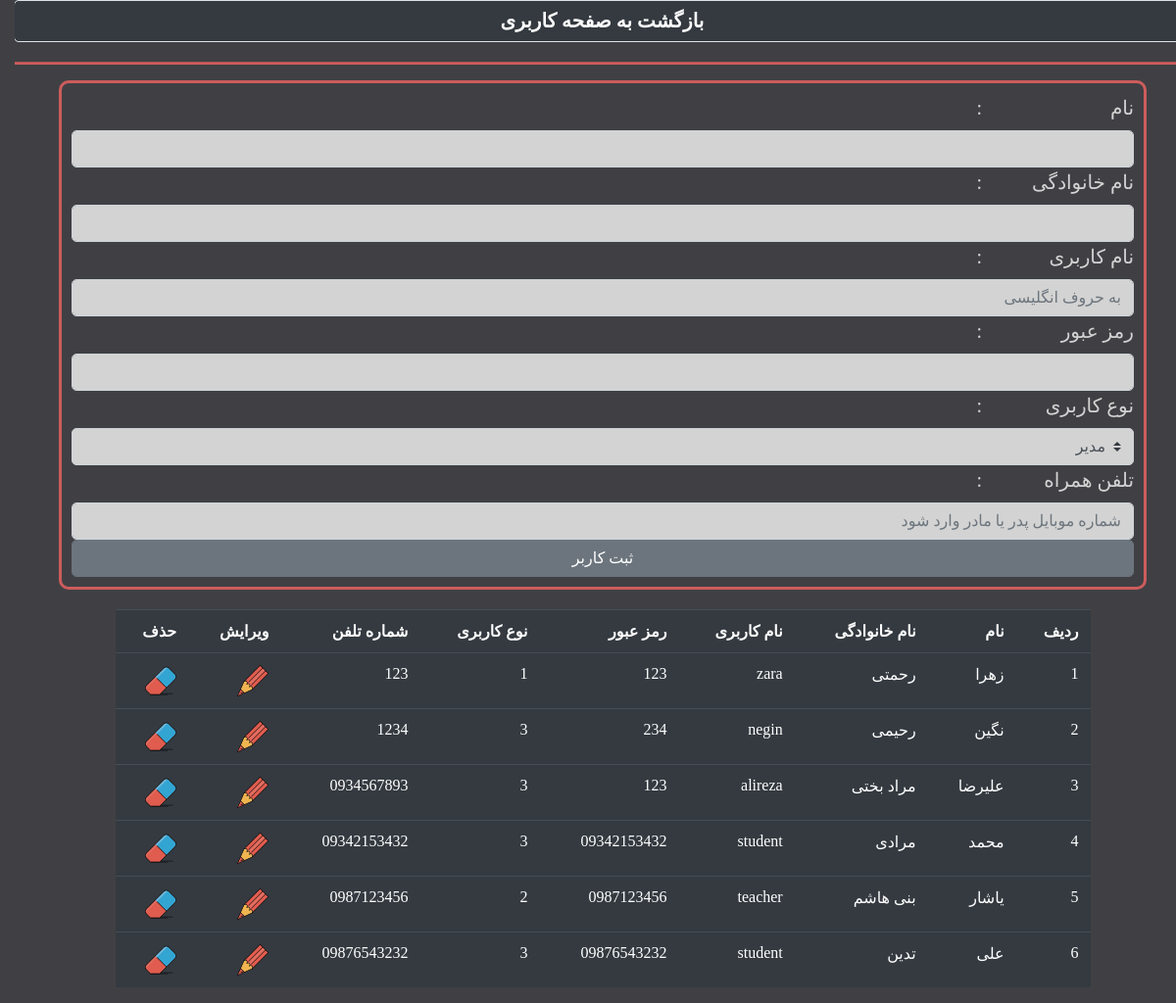
Screenshot of /pages/insertuser.php with the database file from the repository.
### tables this page shows
CREATE TABLE `tbluser` (
  `user_id` int(200) NOT NULL,
  `fname` varchar(100) NOT NULL,
  `lname` varchar(100) NOT NULL,
  `username` varchar(100) NOT NULL,
  `password` varchar(100) NOT NULL,
  `type` int(2) NOT NULL,
  `mobile` varchar(11) NOT NULL
);

### pages/insertuser.php (the view, shortened to what this page needs)
<html>
<head>
    <link href="../css/bootstrap.css" rel="stylesheet">
    <link href="../css/custom.css" rel="stylesheet">
</head>
<body dir="rtl">
<a href="userspanel.php" class="page-link bazgasht" > بازگشت به صفحه کاربری </a><hr>
<div class="container">
<form action="" method="post" id="frm">
    <label >نام</label>
    : <input type="text" name="fname" id="dokme" class="form-control" >
    <label >نام خانوادگی</label>
    : <input type="text" name="lname" id="dokme" class="form-control" >
    <label>نام کاربری</label>
    : <input type="text" name="username" id="dokme" class="form-control" placeholder="به حروف انگلیسی">
    <label>رمز عبور</label>
    : <input type="password" name="password" id="dokme" class="form-control" >
    <label>نوع کاربری</label>
    : <select name="noe_karbari" id="dokme" class="form-control custom-select">
        <option value="1">مدیر</option>
    </select>
    <label>تلفن همراه</label>
    : <input type="number" name="mobile" class="form-control " id="dokme" placeholder="شماره موبایل پدر یا مادر وارد شود">
     <input type="submit" name="submit_user" value="ثبت کاربر" class="btn btn-secondary form-control" id="sub">
</form>
</div>
<div class="row">
    <div class="col-md-1"></div>
    <div class="col-md-10">
<table dir="rtl" class="table table-dark">
    <tr>
        <th>ردیف</th>
        <th>نام</th>
        <th>نام خانوادگی</th>
        <th>نام کاربری</th>
        <th>رمز عبور</th>
        <th>نوع کاربری</th>
        <th>شماره تلفن</th>
        <th>ویرایش</th>
        <th>حذف</th>
    </tr>
<?php
include '../funcs/connection.php';
$sql_select = "select * from tbluser";
$sql_select_pre = $db->prepare($sql_select);
$sql_select_pre->execute();
$i = 1;
while ($row = $sql_select_pre->fetch(PDO::FETCH_ASSOC)) {
    echo ' <tr>
       <td>'.$i.'</td>
        <td>'.$row['fname'].'</td>
        <td>'.$row['lname'].'</td>
        <td>'.$row['username'].'</td>
        <td>'.$row['password'].'</td>
        <td>'.$row['type'].'</td>
        <td>'.$row['mobile'].'</td>
        <td><a  href="edit.php?id='.$row['user_id'].'"><img src="../img/icons/pencil.png"></a></td>
        <td><a  href="del.php?id='.$row['user_id'].'" ><img src="../img/icons/garbage.png"></a></td>
          </tr>';
    $i++;}
?>
</table>
    </div>
    <div class="col-md-1"></div>
</div>
</body>
</html>

### css/custom.css (style rules this page uses)
body { font-family: "Adobe Naskh Medium"; font-size: 20px; background-color: #404044; color:lightgray; }
#frm { padding: 10px; text-align: right; border-color: indianred; border-radius: 10px; border-style: solid; border-width: medium; }
#frm label { width: 150px; }
#dokme { border-radius: 5px; background-color: lightgray; }
#sub { border-radius: 5px; }
.bazgasht { color: white; text-align: center; margin-bottom: 20px; }
.page-link { background: -webkit-linear-gradient(left,#343A40, indianred,indianred, #343A40); }
hr { background-color: indianred; height: 2px }
table { text-align: right }

### rows the page displays
tbluser: fname "زهرا", lname "رحمتی", username "zara", password "123", mobile "123"
tbluser: fname "نگین", lname "رحیمی", username "negin", password "234", mobile "1234"
tbluser: fname "علیرضا", lname "مراد بختی", username "alireza", password "123", mobile "0934567893"
tbluser: fname "محمد", lname "مرادی", username "student", password "09342153432", mobile "09342153432"
tbluser: fname "یاشار", lname "بنی هاشم", username "teacher", password "0987123456", mobile "0987123456"
tbluser: fname "علی", lname "تدین", username "student", password "09876543232", mobile "09876543232"
